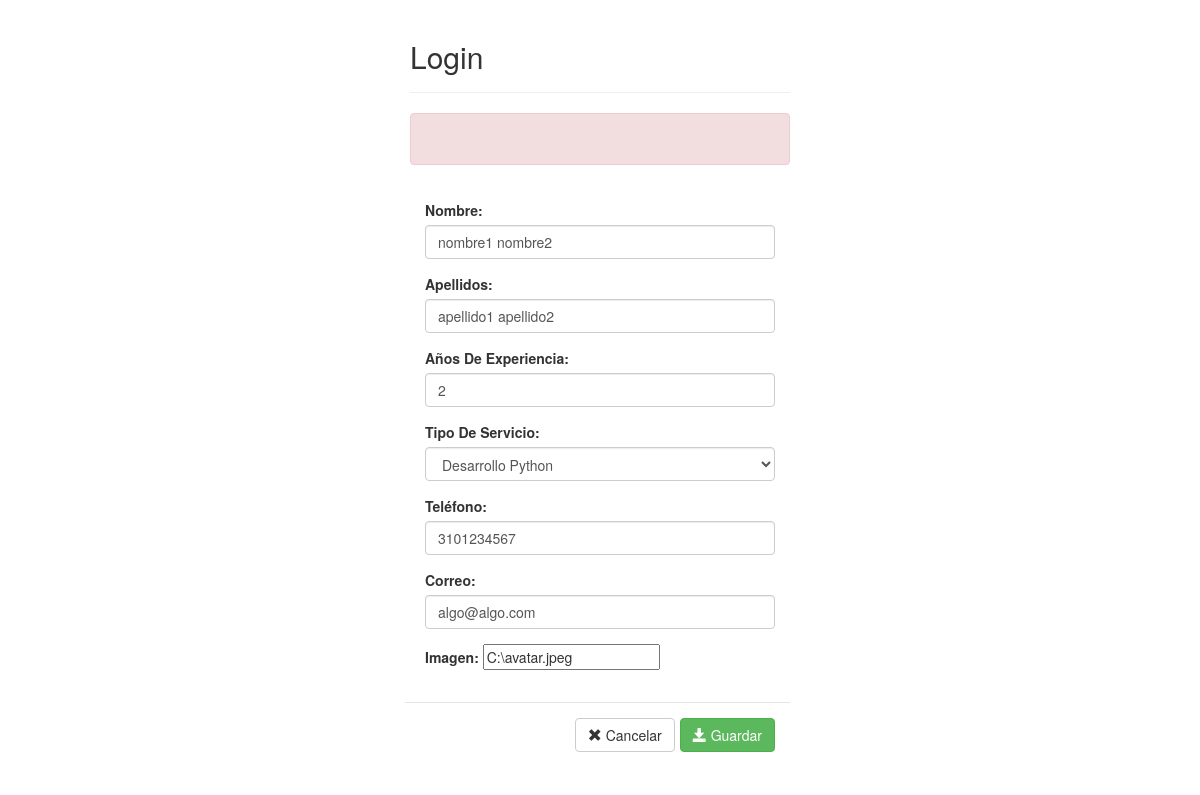
The page /editar/8 on the database its author committed.
### kataWeb/models.py (models this page shows)
class Trabajador(models.Model):
    nombre = models.CharField(max_length=1000)
    apellidos = models.CharField(max_length=1000)
    aniosExperiencia = models.IntegerField()
    tiposDeServicio = models.ForeignKey(TiposDeServicio, null=True, on_delete=models.CASCADE)
    telefono = models.CharField(max_length=1000)
    correo = models.CharField(max_length=1000)
    imagen = models.CharField(max_length=1000)
    usuarioId = models.OneToOneField(User, null=True, on_delete=models.CASCADE)

### kataWeb/views.py (the view)
# urls.py: url('editar/(?P<idTrabajador>\d+)$', views.editar_perfil, name='editar'),
def editar_perfil(request, idTrabajador):
    trabajador=Trabajador.objects.get(usuarioId=idTrabajador)
    if request.method == 'POST':
        form_trabajador = TrabajadorForm(request.POST, request.FILES, instance=trabajador)
        if form_trabajador.is_valid():
            form_trabajador.save()
            return HttpResponseRedirect('/')
    else:
        form_trabajador = TrabajadorForm(instance=trabajador)
    context = {'form_trabajador': form_trabajador}
    return render(request, 'polls/editar.html', context)

### kataWeb/models.py (called while the page is built)
    def __str__(self):
        return u'{0}'.format(self.nombre)

### kataWeb/templates/polls/editar.html (shortened to what this page needs)
<!DOCTYPE html>
<html lang="en">
<head>
    <link rel="stylesheet" href="https://maxcdn.bootstrapcdn.com/bootstrap/3.3.7/css/bootstrap.min.css"
>
   </head>
<body>
	<div class="row">
		<div class="col-md-4 col-md-offset-4">
			<div class="page-header">
                <h2>Login</h2>
            </div>
            <div class="alert alert-danger">
            </div>
			 <form role="form" action="http://localhost:8000/editar/{{ form_trabajador.usuarioId.id }}" method="POST" enctype="multipart/form-data" id="register-form" novalidate="novalidate">
                <div class="modal-body">
                    {% for field in form_trabajador %}
                    <div class="form-group">
                        {{ field.label_tag }}
                        {{ field }}
                    </div>
                    {% endfor %}
                </div>
                <div class="modal-footer btn-toolbar">
                    <button type="submit"id="id_grabar" class="btn btn-default btn-success pull-right">
                        <span class="glyphicon glyphicon-save"></span> Guardar
                    </button>
                    <button  href="http://localhost:8000/" type="submit" class="btn btn-default btn-default pull-right" data-dismiss="modal"
                            style="margin-left: 5px">
                        <span class="glyphicon glyphicon-remove"></span> Cancelar
                    </button>
                </div>
            </form>
		</div>
	</div>
</body>
</html>

### rows shown on the page
Trabajador: form_trabajador "nombre1 nombre2" "apellido1 apellido2" "2" "Desarrollo Python" "3101234567" "algo@algo.com" "C:\\avatar.jpeg"

### other values the page prints
{{ field.label_tag }} "Nombre:" "Apellidos:" "Años De Experiencia:" "Tipo De Servicio:" "Teléfono:" "Correo:" "Imagen:"
